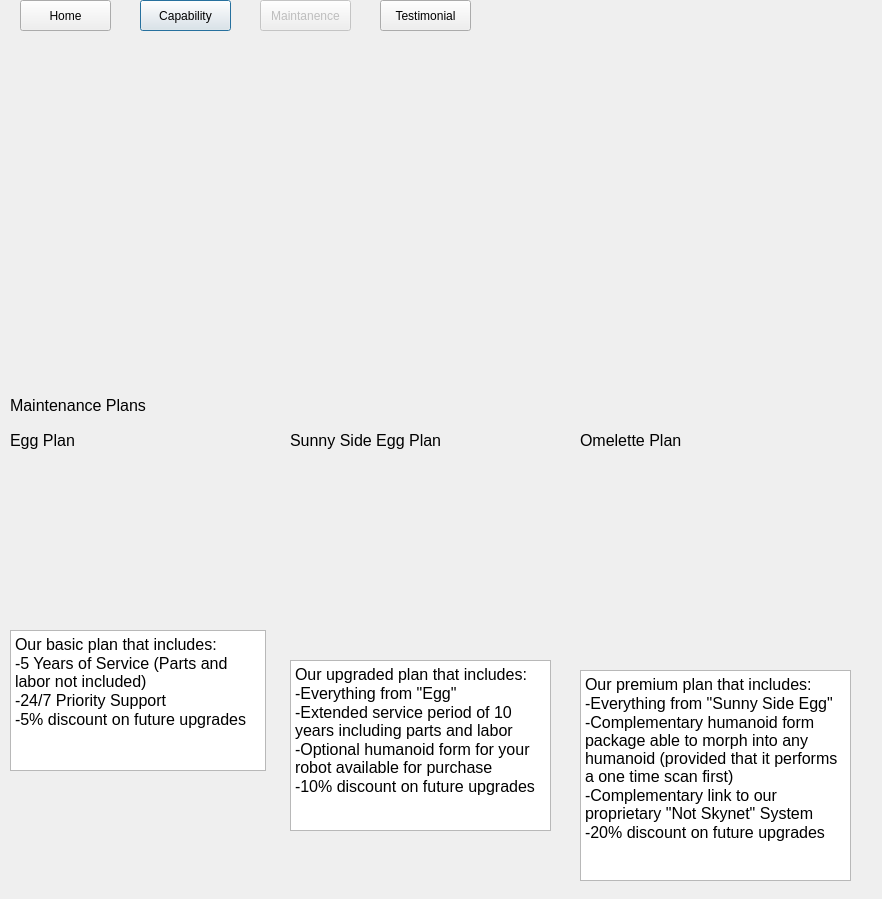
<?xml version="1.0" encoding="UTF-8"?>
<ui version="4.0">
 <class>maint</class>
 <widget class="QDialog" name="maint">
  <property name="geometry">
   <rect>
    <x>0</x>
    <y>0</y>
    <width>882</width>
    <height>899</height>
   </rect>
  </property>
  <property name="windowTitle">
   <string>Dialog</string>
  </property>
  <widget class="QLabel" name="label">
   <property name="geometry">
    <rect>
     <x>10</x>
     <y>460</y>
     <width>231</width>
     <height>151</height>
    </rect>
   </property>
   <property name="text">
    <string/>
   </property>
   <property name="pixmap">
    <pixmap resource="images.qrc">:/pics/pokemon-go-egg.jpg</pixmap>
   </property>
   <property name="scaledContents">
    <bool>true</bool>
   </property>
  </widget>
  <widget class="QTextBrowser" name="textBrowser_3">
   <property name="geometry">
    <rect>
     <x>580</x>
     <y>670</y>
     <width>271</width>
     <height>211</height>
    </rect>
   </property>
   <property name="html">
    <string>&lt;!DOCTYPE HTML PUBLIC &quot;-//W3C//DTD HTML 4.0//EN&quot; &quot;http://www.w3.org/TR/REC-html40/strict.dtd&quot;&gt;
&lt;html&gt;&lt;head&gt;&lt;meta name=&quot;qrichtext&quot; content=&quot;1&quot; /&gt;&lt;style type=&quot;text/css&quot;&gt;
p, li { white-space: pre-wrap; }
&lt;/style&gt;&lt;/head&gt;&lt;body style=&quot; font-family:'MS Shell Dlg 2'; font-size:8.25pt; font-weight:400; font-style:normal;&quot;&gt;
&lt;p style=&quot; margin-top:0px; margin-bottom:0px; margin-left:0px; margin-right:0px; -qt-block-indent:0; text-indent:0px;&quot;&gt;&lt;span style=&quot; font-size:12pt;&quot;&gt;Our premium plan that includes:&lt;/span&gt;&lt;/p&gt;
&lt;p style=&quot; margin-top:0px; margin-bottom:0px; margin-left:0px; margin-right:0px; -qt-block-indent:0; text-indent:0px;&quot;&gt;&lt;span style=&quot; font-size:12pt;&quot;&gt;-Everything from &amp;quot;Sunny Side Egg&amp;quot;&lt;/span&gt;&lt;/p&gt;
&lt;p style=&quot; margin-top:0px; margin-bottom:0px; margin-left:0px; margin-right:0px; -qt-block-indent:0; text-indent:0px;&quot;&gt;&lt;span style=&quot; font-size:12pt;&quot;&gt;-Complementary humanoid form package able to morph into any humanoid (provided that it performs a one time scan first)&lt;/span&gt;&lt;/p&gt;
&lt;p style=&quot; margin-top:0px; margin-bottom:0px; margin-left:0px; margin-right:0px; -qt-block-indent:0; text-indent:0px;&quot;&gt;&lt;span style=&quot; font-size:12pt;&quot;&gt;-Complementary link to our proprietary &amp;quot;Not Skynet&amp;quot; System&lt;/span&gt;&lt;/p&gt;
&lt;p style=&quot; margin-top:0px; margin-bottom:0px; margin-left:0px; margin-right:0px; -qt-block-indent:0; text-indent:0px;&quot;&gt;&lt;span style=&quot; font-size:12pt;&quot;&gt;-20% discount on future upgrades&lt;/span&gt;&lt;/p&gt;&lt;/body&gt;&lt;/html&gt;</string>
   </property>
  </widget>
  <widget class="QTextBrowser" name="textBrowser">
   <property name="geometry">
    <rect>
     <x>10</x>
     <y>630</y>
     <width>256</width>
     <height>141</height>
    </rect>
   </property>
   <property name="html">
    <string>&lt;!DOCTYPE HTML PUBLIC &quot;-//W3C//DTD HTML 4.0//EN&quot; &quot;http://www.w3.org/TR/REC-html40/strict.dtd&quot;&gt;
&lt;html&gt;&lt;head&gt;&lt;meta name=&quot;qrichtext&quot; content=&quot;1&quot; /&gt;&lt;style type=&quot;text/css&quot;&gt;
p, li { white-space: pre-wrap; }
&lt;/style&gt;&lt;/head&gt;&lt;body style=&quot; font-family:'MS Shell Dlg 2'; font-size:8.25pt; font-weight:400; font-style:normal;&quot;&gt;
&lt;p style=&quot; margin-top:0px; margin-bottom:0px; margin-left:0px; margin-right:0px; -qt-block-indent:0; text-indent:0px;&quot;&gt;&lt;span style=&quot; font-size:12pt;&quot;&gt;Our basic plan that includes:&lt;/span&gt;&lt;/p&gt;
&lt;p style=&quot; margin-top:0px; margin-bottom:0px; margin-left:0px; margin-right:0px; -qt-block-indent:0; text-indent:0px;&quot;&gt;&lt;span style=&quot; font-size:12pt;&quot;&gt;-5 Years of Service (Parts and labor not included)&lt;/span&gt;&lt;/p&gt;
&lt;p style=&quot; margin-top:0px; margin-bottom:0px; margin-left:0px; margin-right:0px; -qt-block-indent:0; text-indent:0px;&quot;&gt;&lt;span style=&quot; font-size:12pt;&quot;&gt;-24/7 Priority Support&lt;/span&gt;&lt;/p&gt;
&lt;p style=&quot; margin-top:0px; margin-bottom:0px; margin-left:0px; margin-right:0px; -qt-block-indent:0; text-indent:0px;&quot;&gt;&lt;span style=&quot; font-size:12pt;&quot;&gt;-5% discount on future upgrades&lt;/span&gt;&lt;/p&gt;
&lt;p style=&quot;-qt-paragraph-type:empty; margin-top:0px; margin-bottom:0px; margin-left:0px; margin-right:0px; -qt-block-indent:0; text-indent:0px; font-size:12pt;&quot;&gt;&lt;br /&gt;&lt;/p&gt;&lt;/body&gt;&lt;/html&gt;</string>
   </property>
  </widget>
  <widget class="QPushButton" name="capability_2">
   <property name="enabled">
    <bool>true</bool>
   </property>
   <property name="geometry">
    <rect>
     <x>140</x>
     <y>0</y>
     <width>91</width>
     <height>31</height>
    </rect>
   </property>
   <property name="text">
    <string>Capability</string>
   </property>
  </widget>
  <widget class="QLabel" name="label_2">
   <property name="geometry">
    <rect>
     <x>290</x>
     <y>460</y>
     <width>241</width>
     <height>181</height>
    </rect>
   </property>
   <property name="text">
    <string/>
   </property>
   <property name="pixmap">
    <pixmap resource="images.qrc">:/pics/sunny-egg.jpg</pixmap>
   </property>
   <property name="scaledContents">
    <bool>true</bool>
   </property>
  </widget>
  <widget class="QLabel" name="header">
   <property name="geometry">
    <rect>
     <x>10</x>
     <y>390</y>
     <width>211</width>
     <height>31</height>
    </rect>
   </property>
   <property name="font">
    <font>
     <pointsize>12</pointsize>
    </font>
   </property>
   <property name="text">
    <string>Maintenance Plans</string>
   </property>
  </widget>
  <widget class="QPushButton" name="maint_2">
   <property name="enabled">
    <bool>false</bool>
   </property>
   <property name="geometry">
    <rect>
     <x>260</x>
     <y>0</y>
     <width>91</width>
     <height>31</height>
    </rect>
   </property>
   <property name="text">
    <string>Maintanence</string>
   </property>
  </widget>
  <widget class="QLabel" name="bannerPic">
   <property name="geometry">
    <rect>
     <x>20</x>
     <y>40</y>
     <width>801</width>
     <height>341</height>
    </rect>
   </property>
   <property name="focusPolicy">
    <enum>Qt::StrongFocus</enum>
   </property>
   <property name="text">
    <string/>
   </property>
   <property name="pixmap">
    <pixmap resource="images.qrc">:/pics/science-in-hd-1WBN-JKSmKI-unsplash.jpg</pixmap>
   </property>
   <property name="scaledContents">
    <bool>true</bool>
   </property>
   <property name="margin">
    <number>0</number>
   </property>
   <property name="openExternalLinks">
    <bool>false</bool>
   </property>
  </widget>
  <widget class="QPushButton" name="home">
   <property name="enabled">
    <bool>true</bool>
   </property>
   <property name="geometry">
    <rect>
     <x>20</x>
     <y>0</y>
     <width>91</width>
     <height>31</height>
    </rect>
   </property>
   <property name="text">
    <string>Home</string>
   </property>
  </widget>
  <widget class="QPushButton" name="testimonial">
   <property name="enabled">
    <bool>true</bool>
   </property>
   <property name="geometry">
    <rect>
     <x>380</x>
     <y>0</y>
     <width>91</width>
     <height>31</height>
    </rect>
   </property>
   <property name="text">
    <string>Testimonial</string>
   </property>
  </widget>
  <widget class="QTextBrowser" name="textBrowser_2">
   <property name="geometry">
    <rect>
     <x>290</x>
     <y>660</y>
     <width>261</width>
     <height>171</height>
    </rect>
   </property>
   <property name="html">
    <string>&lt;!DOCTYPE HTML PUBLIC &quot;-//W3C//DTD HTML 4.0//EN&quot; &quot;http://www.w3.org/TR/REC-html40/strict.dtd&quot;&gt;
&lt;html&gt;&lt;head&gt;&lt;meta name=&quot;qrichtext&quot; content=&quot;1&quot; /&gt;&lt;style type=&quot;text/css&quot;&gt;
p, li { white-space: pre-wrap; }
&lt;/style&gt;&lt;/head&gt;&lt;body style=&quot; font-family:'MS Shell Dlg 2'; font-size:8.25pt; font-weight:400; font-style:normal;&quot;&gt;
&lt;p style=&quot; margin-top:0px; margin-bottom:0px; margin-left:0px; margin-right:0px; -qt-block-indent:0; text-indent:0px;&quot;&gt;&lt;span style=&quot; font-size:12pt;&quot;&gt;Our upgraded plan that includes:&lt;/span&gt;&lt;/p&gt;
&lt;p style=&quot; margin-top:0px; margin-bottom:0px; margin-left:0px; margin-right:0px; -qt-block-indent:0; text-indent:0px;&quot;&gt;&lt;span style=&quot; font-size:12pt;&quot;&gt;-Everything from &amp;quot;Egg&amp;quot;&lt;/span&gt;&lt;/p&gt;
&lt;p style=&quot; margin-top:0px; margin-bottom:0px; margin-left:0px; margin-right:0px; -qt-block-indent:0; text-indent:0px;&quot;&gt;&lt;span style=&quot; font-size:12pt;&quot;&gt;-Extended service period of 10 years including parts and labor&lt;/span&gt;&lt;/p&gt;
&lt;p style=&quot; margin-top:0px; margin-bottom:0px; margin-left:0px; margin-right:0px; -qt-block-indent:0; text-indent:0px;&quot;&gt;&lt;span style=&quot; font-size:12pt;&quot;&gt;-Optional humanoid form for your robot available for purchase&lt;/span&gt;&lt;/p&gt;
&lt;p style=&quot; margin-top:0px; margin-bottom:0px; margin-left:0px; margin-right:0px; -qt-block-indent:0; text-indent:0px;&quot;&gt;&lt;span style=&quot; font-size:12pt;&quot;&gt;-10% discount on future upgrades&lt;/span&gt;&lt;/p&gt;&lt;/body&gt;&lt;/html&gt;</string>
   </property>
  </widget>
  <widget class="QLabel" name="label_3">
   <property name="geometry">
    <rect>
     <x>580</x>
     <y>460</y>
     <width>231</width>
     <height>191</height>
    </rect>
   </property>
   <property name="text">
    <string/>
   </property>
   <property name="pixmap">
    <pixmap resource="images.qrc">:/pics/omelette.jpeg</pixmap>
   </property>
   <property name="scaledContents">
    <bool>true</bool>
   </property>
  </widget>
  <widget class="QLabel" name="label_4">
   <property name="geometry">
    <rect>
     <x>10</x>
     <y>430</y>
     <width>71</width>
     <height>21</height>
    </rect>
   </property>
   <property name="font">
    <font>
     <pointsize>12</pointsize>
    </font>
   </property>
   <property name="text">
    <string>Egg Plan</string>
   </property>
  </widget>
  <widget class="QLabel" name="label_5">
   <property name="geometry">
    <rect>
     <x>290</x>
     <y>430</y>
     <width>181</width>
     <height>21</height>
    </rect>
   </property>
   <property name="font">
    <font>
     <pointsize>12</pointsize>
    </font>
   </property>
   <property name="text">
    <string>Sunny Side Egg Plan</string>
   </property>
  </widget>
  <widget class="QLabel" name="label_6">
   <property name="geometry">
    <rect>
     <x>580</x>
     <y>430</y>
     <width>131</width>
     <height>21</height>
    </rect>
   </property>
   <property name="font">
    <font>
     <pointsize>12</pointsize>
    </font>
   </property>
   <property name="text">
    <string>Omelette Plan</string>
   </property>
  </widget>
 </widget>
 <resources>
  <include location="images.qrc"/>
 </resources>
 <connections/>
</ui>
